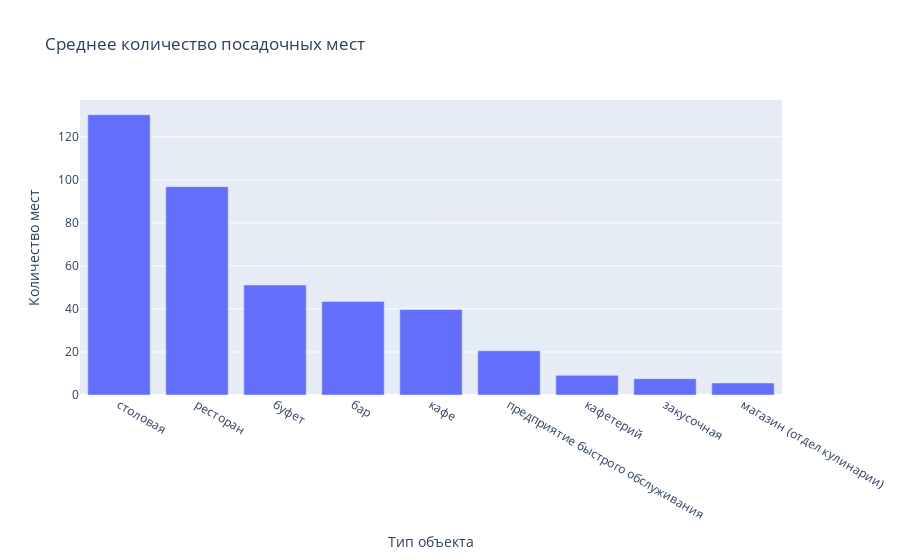

The code cell stored with this chart in its notebook:
### Markdown cell above
### Среднее количество посадочных мест по видам заведений

### Code cell
# Сгруппируем данные по типам и вычислим среднее количество мест для каждого, после чего построим график
mean_seats = rest_data.groupby('object_type')['number'].agg(mean_seats='mean').reset_index()
mean_seats.columns = ['Тип объекта', 'Количество мест']
mean_seats = mean_seats.sort_values(by='Количество мест', ascending=False)
fig = px.bar(mean_seats, x="Тип объекта", y="Количество мест",
             title="Среднее количество посадочных мест")
fig.show();

### Figure 1 — Plotly figure (JSON) as saved in the notebook; plotly's stock layout.template omitted (floating-point values rounded to 4 significant figures)
{"data": [{"alignmentgroup": "True", "hovertemplate": "Тип объекта=%{x}<br>Количество мест=%{y}<extra></extra>", "legendgroup": "", "marker": {"color": "#636efa", "pattern": {"shape": ""}}, "name": "", "offsetgroup": "", "orientation": "v", "showlegend": false, "textposition": "auto", "type": "bar", "x": ["столовая", "ресторан", "буфет", "бар", "кафе", "предприятие быстрого обслуживания", "кафетерий", "закусочная", "магазин (отдел кулинарии)"], "xaxis": "x", "y": [130.2, 96.83, 51.13, 43.49, 39.72, 20.55, 9.123, 7.608, 5.59], "yaxis": "y"}], "layout": {"barmode": "relative", "legend": {"tracegroupgap": 0}, "title": {"text": "Среднее количество посадочных мест"}, "xaxis": {"anchor": "y", "domain": [0, 1], "title": {"text": "Тип объекта"}}, "yaxis": {"anchor": "x", "domain": [0, 1], "title": {"text": "Количество мест"}}}}
